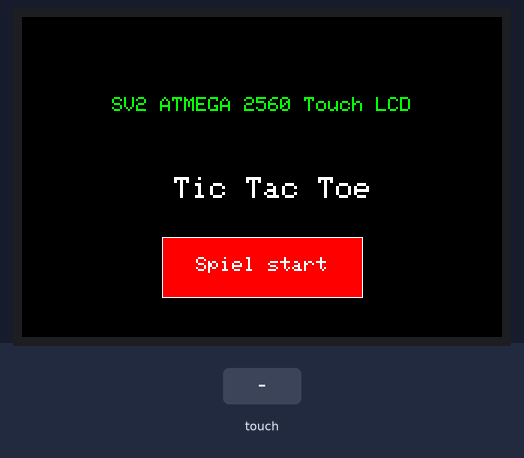
The sketch below on a simulated Arduino Mega 2560, built with avr-gcc and run on an emulated ATmega2560. On the bench: 480×320 colour display. The test bench sets the inputs (shaded band). Random numbers use the default seed unless the sketch sets one; what the sketch prints to the serial monitor is not drawn.

Above: at 1.5 s.
1.6 s: touch panel pressed at 13 % / 30 % of its raw x / y range
At 3.1 s:
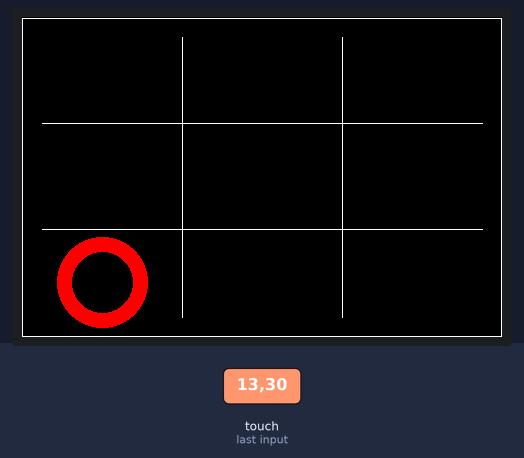
4.2 s: touch panel pressed at 13 % / 10 % of its raw x / y range
At 6.2 s:
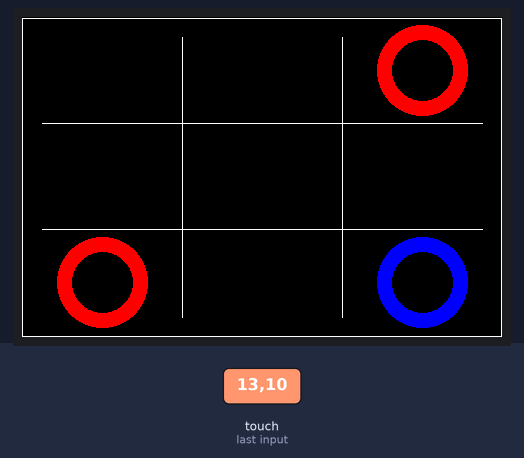
6.7 s: touch panel pressed at 38 % / 70 % of its raw x / y range
At 8.2 s:
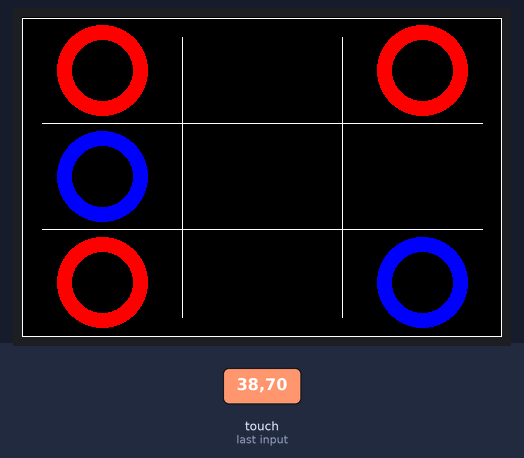
9.2 s: touch panel pressed at 38 % / 10 % of its raw x / y range
At 14.7 s:
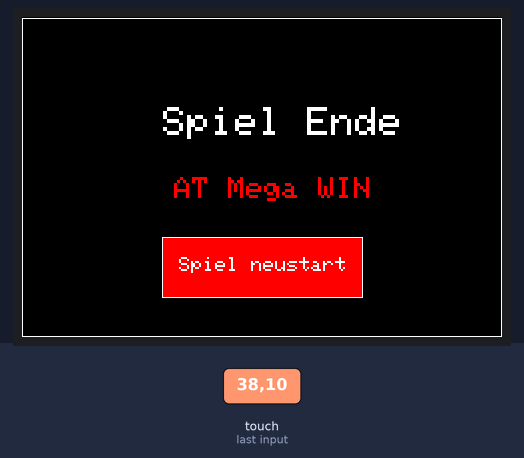
Timing chart, 0 to 15.7 s (numbered marks = the images above; inputs shaded):
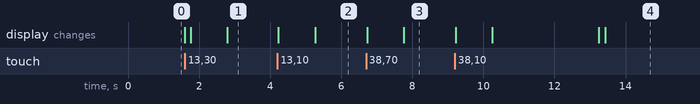

The sketch:

tictactoe-game.ino
```cpp
/////////////////////////////////////////
//                                     //
// Rewrite for LCDWIKI_LBV by DuB      //
// gamelogic from http://www.educ8s.tv //
//                                     //
/////////////////////////////////////////

#include <TouchScreen.h> //touch library
#include <LCDWIKI_GUI.h> //Core graphics library
#include <LCDWIKI_KBV.h> //Hardware-specific library

// Define chip selector pins
#define LCD_RD A0
#define LCD_WR A1
#define LCD_RS A2
#define LCD_CS A3
#define LCD_REST A4

#define YP A3 // must be an analog pin, use "An" notation!
#define XM A2 // must be an analog pin, use "An" notation!
#define YM 9  // can be a digital pin
#define XP 8  // can be a digital pin

//param calibration from kbv
#define TS_MINX 906
#define TS_MAXX 116

#define TS_MINY 92
#define TS_MAXY 952

#define BLACK 0x0000
#define BLUE 0x001F
#define RED 0xF800
#define GREEN 0x07E0
#define CYAN 0x07FF
#define MAGENTA 0xF81F
#define YELLOW 0xFFE0
#define WHITE 0xFFFF

// Mega dig. pin:  29  28  27  26  25  24  23  22
TouchScreen ts = TouchScreen(XP, YP, XM, YM, 300);
LCDWIKI_KBV my_lcd(ILI9486, LCD_CS, LCD_RS, LCD_WR, LCD_RD, LCD_REST); //model,cs,cd,wr,rd,reset
boolean rotated = false;

// game varibles
extern uint8_t circle[];
extern uint8_t x_bitmap[];
int gameScreen = 1;
int moves = 1;
int winner = 1; //0 = Draw, 1 = Human, 2 = CPU
boolean buttonEnabled = true;
//Customs text
String customText = "SV2 ATMEGA 2560 Touch LCD";
String gameText = "Tic Tac Toe";
String startGameText = "Spiel start";
String gameEndText = "Spiel Ende";
String replayText = "Spiel neustart";
String drawText = "Draw";
String humanText = "You WIN";
String cpuText = "AT Mega WIN";

int board[] = {0, 0, 0, 0, 0, 0, 0, 0, 0}; // holds position data 0 is blank, 1 human, 2 is computer

void setup()
{
  Serial.begin(9600);
  Serial.print("Starting...");
  my_lcd.Init_LCD();
  my_lcd.Set_Rotation(1);
  rotated = true; // for the touch
  Serial.println(my_lcd.Read_ID(), HEX);
  randomSeed(analogRead(0));

  drawStartScreen();
}

void loop()
{
  TSPoint p = ts.getPoint(); //Get touch point

  if (gameScreen == 3)
  {
    buttonEnabled = true;
  }

  if (p.z > ts.pressureThreshhold)
  {
    int y = 0;
    int x = 0;
    //rotate touch input if needed
    if (rotated)
    {
      y = map(p.x, TS_MINX, TS_MAXX, 0, my_lcd.Get_Display_Height());
      x = map(p.y, TS_MINY, TS_MAXY, my_lcd.Get_Display_Width(), 0);
    }
    else
    {
      y = map(p.y, TS_MINY, TS_MAXY, my_lcd.Get_Display_Height(), 0);
      x = map(p.x, TS_MINX, TS_MAXX, my_lcd.Get_Display_Width(), 0);
    }
    Serial.print("X = ");
    Serial.print(x);
    Serial.print("\tY = ");
    Serial.print(y);
    Serial.print("\n");
    if (x > getCenterX() - 100 && x < getCenterX() + 100 && y > getCenterY() + 60 && y < getCenterY() + 120 && buttonEnabled) // The user has pressed inside the red rectangle
    {
      buttonEnabled = false; //Disable button
      Serial.println("Button Pressed");
      resetGame();
      //This is important, because the libraries are sharing pins
      pinMode(XM, OUTPUT);
      pinMode(YP, OUTPUT);

      drawGameScreen();
      playGame();
    }
    delay(10);
  }
}

void resetGame()
{
  buttonEnabled = false;
  for (int i = 0; i < 9; i++)
  {
    board[i] = 0;
  }
  moves = 1;
  winner = 0;
  gameScreen = 2;
}

int getCenterX()
{
  return (my_lcd.Get_Display_Width() / 2);
}
int getCenterY()
{
  return (my_lcd.Get_Display_Height() / 2);
}

void show_string(String str, int16_t x, int16_t y, uint8_t csize, uint16_t fc, uint16_t bc, boolean mode)
{
  my_lcd.Set_Text_Mode(mode);
  my_lcd.Set_Text_Size(csize);
  my_lcd.Set_Text_colour(fc);
  my_lcd.Set_Text_Back_colour(bc);
  my_lcd.Print_String(str, x, y);
}

void drawStartScreen()
{
  Serial.println("Draw StartScreen");
  my_lcd.Fill_Screen(BLACK);
  show_string(customText, getCenterX() - (customText.length() * 6), getCenterY() - 80, 2, GREEN, BLACK, 1);
  show_string(gameText, getCenterX() - (gameText.length() * 8), getCenterY(), 3, WHITE, BLACK, 1);

  // create start button

  my_lcd.Set_Draw_color(RED);
  my_lcd.Fill_Rectangle(getCenterX() - 100, getCenterY() + 60, getCenterX() + 100, getCenterY() + 120);
  my_lcd.Set_Draw_color(WHITE);
  my_lcd.Draw_Rectangle(getCenterX() - 100, getCenterY() + 60, getCenterX() + 100, getCenterY() + 120);
  show_string(startGameText, getCenterX() - (gameText.length() * 6), getCenterY() + 80, 2, WHITE, RED, 1);
}

void drawGameScreen()
{
  Serial.println("Draw game Screen");
  my_lcd.Fill_Screen(BLACK);

  //Draw frame
  my_lcd.Set_Draw_color(WHITE);
  my_lcd.Draw_Rectangle(0, 1, my_lcd.Get_Display_Width() - 1, my_lcd.Get_Display_Height() - 1);

  //draw line vertical
  my_lcd.Draw_Line(my_lcd.Get_Display_Width() / 3, my_lcd.Get_Display_Height() - 20, (my_lcd.Get_Display_Width() / 3), 20);
  my_lcd.Draw_Line((my_lcd.Get_Display_Width() / 3) * 2, my_lcd.Get_Display_Height() - 20, (my_lcd.Get_Display_Width() / 3) * 2, 20);

  //draw line vertical
  my_lcd.Draw_Line(20, my_lcd.Get_Display_Height() / 3, (my_lcd.Get_Display_Width() - 20), my_lcd.Get_Display_Height() / 3);
  my_lcd.Draw_Line(20, (my_lcd.Get_Display_Height() / 3) * 2, (my_lcd.Get_Display_Width() - 20), (my_lcd.Get_Display_Height() / 3) * 2);

}

void drawGameOverScreen()
{
  Serial.println("Draw Endscreen");
  my_lcd.Fill_Screen(BLACK);

  //Draw frame
  my_lcd.Set_Draw_color(WHITE);
  my_lcd.Draw_Rectangle(0, 1, my_lcd.Get_Display_Width() - 1, my_lcd.Get_Display_Height() - 1);

  show_string(gameEndText, getCenterX() - (gameText.length() * 9), getCenterY() - 70, 4, WHITE, BLACK, 1);

  if (winner == 0)
  {
    show_string(drawText, getCenterX() - (gameText.length() * 4), getCenterY(), 3, YELLOW, BLACK, 1);
  }
  if (winner == 1)
  {
    show_string(humanText, getCenterX() - (gameText.length() * 5), getCenterY(), 3, BLUE, BLACK, 1);
  }

  if (winner == 2)
  {
    show_string(cpuText, getCenterX() - (gameText.length() * 8), getCenterY(), 3, RED, BLACK, 1);
  }

  my_lcd.Set_Draw_color(RED);
  my_lcd.Fill_Rectangle(getCenterX() - 100, getCenterY() + 60, getCenterX() + 100, getCenterY() + 120);
  my_lcd.Set_Draw_color(WHITE);
  my_lcd.Draw_Rectangle(getCenterX() - 100, getCenterY() + 60, getCenterX() + 100, getCenterY() + 120);
  show_string(replayText, getCenterX() - (gameText.length() * 7.5), getCenterY() + 80, 2, WHITE, RED, 1);

  pinMode(XM, OUTPUT);
  pinMode(YP, OUTPUT);
}
void drawPlayerMove(int move)
{
  switch (move)
  {
  case 0:
    drawCircle((my_lcd.Get_Display_Width() / 6), (my_lcd.Get_Display_Height() / 6) * 5);
    break;
  case 1:
    drawCircle((my_lcd.Get_Display_Width() / 6) * 3, (my_lcd.Get_Display_Height() / 6) * 5);
    break;
  case 2:
    drawCircle((my_lcd.Get_Display_Width() / 6) * 5, (my_lcd.Get_Display_Height() / 6) * 5);
    break;
  case 3:
    drawCircle((my_lcd.Get_Display_Width() / 6), (my_lcd.Get_Display_Height() / 6) * 3);
    break;
  case 4:
    drawCircle((my_lcd.Get_Display_Width() / 6) * 3, (my_lcd.Get_Display_Height() / 6) * 3);
    break;
  case 5:
    drawCircle((my_lcd.Get_Display_Width() / 6) * 5, (my_lcd.Get_Display_Height() / 6) * 3);
    break;
  case 6:
    drawCircle((my_lcd.Get_Display_Width() / 6), (my_lcd.Get_Display_Height() / 6));
    break;
  case 7:
    drawCircle((my_lcd.Get_Display_Width() / 6) * 3, (my_lcd.Get_Display_Height() / 6));
    break;
  case 8:
    drawCircle((my_lcd.Get_Display_Width() / 6) * 5, (my_lcd.Get_Display_Height() / 6));
    break;
  }
}

void drawCircle(int x, int y)
{
  my_lcd.Set_Draw_color(BLUE);
  my_lcd.Fill_Circle(x, y, 45);
  my_lcd.Set_Draw_color(BLACK);
  my_lcd.Fill_Circle(x, y, 30);
}

void drawCircleCPU(int x, int y)
{
  my_lcd.Set_Draw_color(RED);
  my_lcd.Fill_Circle(x, y, 45);
  my_lcd.Set_Draw_color(BLACK);
  my_lcd.Fill_Circle(x, y, 30);
}

void drawCpuMove(int move)
{
  switch (move)
  {
  case 0:
    drawCircleCPU((my_lcd.Get_Display_Width() / 6), (my_lcd.Get_Display_Height() / 6) * 5);
    break;
  case 1:
    drawCircleCPU((my_lcd.Get_Display_Width() / 6) * 3, (my_lcd.Get_Display_Height() / 6) * 5);
    break;
  case 2:
    drawCircleCPU((my_lcd.Get_Display_Width() / 6) * 5, (my_lcd.Get_Display_Height() / 6) * 5);
    break;
  case 3:
    drawCircleCPU((my_lcd.Get_Display_Width() / 6), (my_lcd.Get_Display_Height() / 6) * 3);
    break;
  case 4:
    drawCircleCPU((my_lcd.Get_Display_Width() / 6) * 3, (my_lcd.Get_Display_Height() / 6) * 3);
    break;
  case 5:
    drawCircleCPU((my_lcd.Get_Display_Width() / 6) * 5, (my_lcd.Get_Display_Height() / 6) * 3);
    break;
  case 6:
    drawCircleCPU((my_lcd.Get_Display_Width() / 6), (my_lcd.Get_Display_Height() / 6));
    break;
  case 7:
    drawCircleCPU((my_lcd.Get_Display_Width() / 6) * 3, (my_lcd.Get_Display_Height() / 6));
    break;
  case 8:
    drawCircleCPU((my_lcd.Get_Display_Width() / 6) * 5, (my_lcd.Get_Display_Height() / 6));
    break;
  }
}
// game logic --------------------------------

//TODO finish player move

void playerMove()
{
  pinMode(XM, OUTPUT);
  pinMode(YP, OUTPUT);
  TSPoint p;
  boolean validMove = false;
  Serial.print("\nPlayer Move:");
  do
  {
    p = ts.getPoint(); //Get touch point
    if (p.z > ts.pressureThreshhold)
    {
      int y = 0;
      int x = 0;
      //rotate touch input if needed
      if (rotated)
      {
      y = map(p.x, TS_MINX, TS_MAXX, my_lcd.Get_Display_Height(), 0);
      x = map(p.y, TS_MINY, TS_MAXY, my_lcd.Get_Display_Width(), 0);
      }
      else
      {
        y = map(p.y, TS_MINY, TS_MAXY, my_lcd.Get_Display_Height(), 0);
        x = map(p.x, TS_MINX, TS_MAXX, my_lcd.Get_Display_Width(), 0);
      }
     Serial.println("\n-----");
      Serial.println(x);
      Serial.println(y);
       Serial.println("\n-----");

      if ((x < (my_lcd.Get_Display_Width() / 3)) && (y >= (my_lcd.Get_Display_Height() / 3) * 2 )) //6
      {
        if (board[6] == 0)
        {
          Serial.println("Player Move: 6");
          pinMode(XM, OUTPUT);
          pinMode(YP, OUTPUT);
          board[6] = 1;
          drawPlayerMove(6);
          Serial.println("Drawing player move");
        }
      }
      else if ((x > 0 && x < (my_lcd.Get_Display_Width() / 3)) && (y < (my_lcd.Get_Display_Height() / 3) * 2 && y > (my_lcd.Get_Display_Height() / 3))) //3
      {

        if (board[3] == 0)
        {
          Serial.println("Player Move: 3");
          pinMode(XM, OUTPUT);
          pinMode(YP, OUTPUT);
          board[3] = 1;
          drawPlayerMove(3);
          Serial.println("Drawing player move");
        }
      }
      else if ((x < (my_lcd.Get_Display_Width() / 3)) && (y < (my_lcd.Get_Display_Height() / 3))) //0
      {
        if (board[0] == 0)
        {
          Serial.println("Player Move: 0");
          pinMode(XM, OUTPUT);
          pinMode(YP, OUTPUT);
          board[0] = 1;
          drawPlayerMove(0);
        }
      }

      else if ((x > (my_lcd.Get_Display_Width() / 3) && x <= ((my_lcd.Get_Display_Width() / 3) * 2)) && (y < (my_lcd.Get_Display_Height() / 3))) //1
      {
        if (board[1] == 0)
        {
          Serial.println("Player Move: 1");
          pinMode(XM, OUTPUT);
          pinMode(YP, OUTPUT);
          board[1] = 1;
          drawPlayerMove(1);
        }
      }

      else if ((x > (my_lcd.Get_Display_Width() / 3) * 2) && (y < (my_lcd.Get_Display_Height() / 3))) //2
      {
        if (board[2] == 0)
        {
          Serial.println("Player Move: 2");
          pinMode(XM, OUTPUT);
          pinMode(YP, OUTPUT);
          board[2] = 1;
          drawPlayerMove(2);
        }
      }

      else if ((x > (my_lcd.Get_Display_Width() / 3) && x <= (my_lcd.Get_Display_Width() / 3) * 2) && (y < (my_lcd.Get_Display_Height() / 3) * 2 && y > (my_lcd.Get_Display_Height() / 3))) //4
      {
        if (board[4] == 0)
        {
          Serial.println("Player Move: 4");
          pinMode(XM, OUTPUT);
          pinMode(YP, OUTPUT);
          board[4] = 1;
          drawPlayerMove(4);
        }
      }

      else if ((x > (my_lcd.Get_Display_Width() / 3) * 2) && (y < (my_lcd.Get_Display_Height() / 3) * 2 && y > (my_lcd.Get_Display_Height() / 3))) //5
      {
        if (board[5] == 0)
        {
          Serial.println("Player Move: 5");
          pinMode(XM, OUTPUT);
          pinMode(YP, OUTPUT);
          board[5] = 1;
          drawPlayerMove(5);
        }
      }

      else if ((x > (my_lcd.Get_Display_Width() / 3) && x <= (my_lcd.Get_Display_Width() / 3) * 2) && (y > 150)) //7
      {
        if (board[7] == 0)
        {
          Serial.println("Player Move: 7");
          pinMode(XM, OUTPUT);
          pinMode(YP, OUTPUT);
          board[7] = 1;
          drawPlayerMove(7);
        }
      }

      else if ((x > (my_lcd.Get_Display_Width() / 3) * 2) && (y > (my_lcd.Get_Display_Height() / 3) * 2)) //8
      {
        if (board[8] == 0)
        {
          Serial.println("Player Move: 8");
          pinMode(XM, OUTPUT);
          pinMode(YP, OUTPUT);
          board[8] = 1;
          drawPlayerMove(8);
        }
      }
    }
  } while (p.z < ts.pressureThreshhold);
}

void playGame()
{
  do
  {
    if (moves % 2 == 1)
    {
      arduinoMove();
      //printBoard();
      checkWinner();
    }
    else
    {
      playerMove();
      //printBoard();
      checkWinner();
    }
    moves++;
  } while (winner == 0 && moves < 10);
  if (winner == 1)
  {
    Serial.println("HUMAN WINS");
    delay(3000);
    gameScreen = 3;
    drawGameOverScreen();
  }
  else if (winner == 2)
  {
    Serial.println("CPU WINS");
    delay(3000);
    gameScreen = 3;
    drawGameOverScreen();
  }
  else
  {
    Serial.println("DRAW");
    delay(3000);
    gameScreen = 3;
    drawGameOverScreen();
  }
}

int checkOpponent()
{
  if (board[0] == 1 && board[1] == 1 && board[2] == 0)
    return 2;
  else if (board[0] == 1 && board[1] == 0 && board[2] == 1)
    return 1;
  else if (board[1] == 1 && board[2] == 1 && board[0] == 0)
    return 0;
  else if (board[3] == 1 && board[4] == 1 && board[5] == 0)
    return 5;
  else if (board[4] == 1 && board[5] == 1 && board[3] == 0)
    return 3;
  else if (board[3] == 1 && board[4] == 0 && board[5] == 1)
    return 4;
  else if (board[1] == 0 && board[4] == 1 && board[7] == 1)
    return 1;
  else
    return 100;
}

void arduinoMove()
{
  int b = 0;
  int counter = 0;
  int movesPlayed = 0;
  Serial.print("\nArduino Move:");

  int firstMoves[] = {0, 2, 6, 8}; // will use these positions first

  for (counter = 0; counter < 4; counter++) //Count first moves played
  {
    if (board[firstMoves[counter]] != 0) // First move is played by someone
    {
      movesPlayed++;
    }
  }
  do
  {
    if (moves <= 2)
    {
      int randomMove = random(4);
      int c = firstMoves[randomMove];

      if (board[c] == 0)
      {
        delay(1000);
        board[c] = 2;
        Serial.print(firstMoves[randomMove]);
        Serial.println();
        drawCpuMove(firstMoves[randomMove]);
        b = 1;
      }
    }
    else
    {
      int nextMove = checkOpponent();
      if (nextMove == 100)
      {
        if (movesPlayed == 4) //All first moves are played
        {
          int randomMove = random(9);
          if (board[randomMove] == 0)
          {
            delay(1000);
            board[randomMove] = 2;
            Serial.print(randomMove);
            Serial.println();
            drawCpuMove(randomMove);
            b = 1;
          }
        }
        else
        {
          int randomMove = random(4);
          int c = firstMoves[randomMove];

          if (board[c] == 0)
          {
            delay(1000);
            board[c] = 2;
            Serial.print(firstMoves[randomMove]);
            Serial.println();
            drawCpuMove(firstMoves[randomMove]);
            b = 1;
          }
        }
      }
      else
      {
        delay(1000);
        board[nextMove] = 2;
        drawCpuMove(nextMove);
        b = 1;
      }
    }
  } while (b < 1);
}

void checkWinner()
// checks board to see if there is a winner
// places result in the global variable 'winner'
{
  int qq = 0;
  // noughts win?
  if (board[0] == 1 && board[1] == 1 && board[2] == 1)
  {
    winner = 1;
  }
  if (board[3] == 1 && board[4] == 1 && board[5] == 1)
  {
    winner = 1;
  }
  if (board[6] == 1 && board[7] == 1 && board[8] == 1)
  {
    winner = 1;
  }
  if (board[0] == 1 && board[3] == 1 && board[6] == 1)
  {
    winner = 1;
  }
  if (board[1] == 1 && board[4] == 1 && board[7] == 1)
  {
    winner = 1;
  }
  if (board[2] == 1 && board[5] == 1 && board[8] == 1)
  {
    winner = 1;
  }
  if (board[0] == 1 && board[4] == 1 && board[8] == 1)
  {
    winner = 1;
  }
  if (board[2] == 1 && board[4] == 1 && board[6] == 1)
  {
    winner = 1;
  }
  // crosses win?
  if (board[0] == 2 && board[1] == 2 && board[2] == 2)
  {
    winner = 2;
  }
  if (board[3] == 2 && board[4] == 2 && board[5] == 2)
  {
    winner = 2;
  }
  if (board[6] == 2 && board[7] == 2 && board[8] == 2)
  {
    winner = 2;
  }
  if (board[0] == 2 && board[3] == 2 && board[6] == 2)
  {
    winner = 2;
  }
  if (board[1] == 2 && board[4] == 2 && board[7] == 2)
  {
    winner = 2;
  }
  if (board[2] == 2 && board[5] == 2 && board[8] == 2)
  {
    winner = 2;
  }
  if (board[0] == 2 && board[4] == 2 && board[8] == 2)
  {
    winner = 2;
  }
  if (board[2] == 2 && board[4] == 2 && board[6] == 2)
  {
    winner = 2;
  }
}
```

Measured:
- after the input at 1.6 s, the display: first changes at once (image 1 shows a later state)
- after the input at 4.2 s, the display: first changes at once (image 2 shows a later state)
- after the input at 6.7 s, the display: first changes at once (image 3 shows a later state)
- after the input at 9.2 s, the display: first changes at once (image 4 shows a later state)
